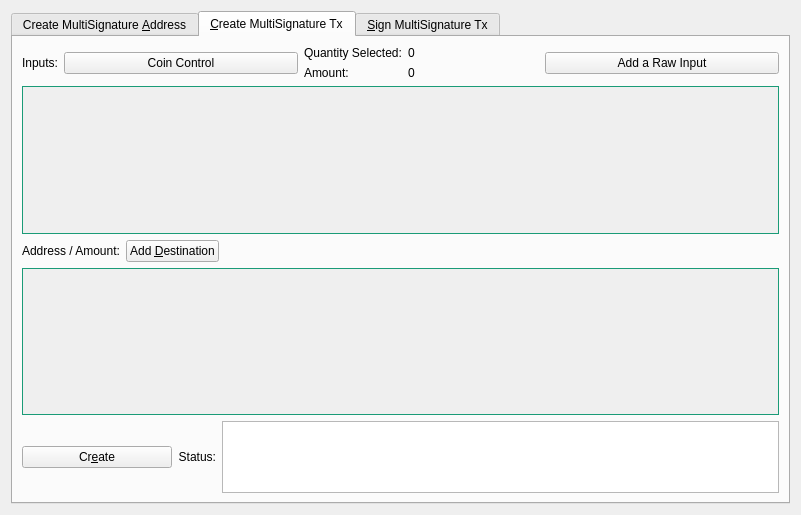
<?xml version="1.0" encoding="UTF-8"?>
<ui version="4.0">
 <class>MultisigDialog</class>
 <widget class="QDialog" name="MultisigDialog">
  <property name="geometry">
   <rect>
    <x>0</x>
    <y>0</y>
    <width>801</width>
    <height>515</height>
   </rect>
  </property>
  <property name="sizePolicy">
   <sizepolicy hsizetype="Fixed" vsizetype="Fixed">
    <horstretch>0</horstretch>
    <verstretch>0</verstretch>
   </sizepolicy>
  </property>
  <property name="windowTitle">
   <string>Multisignature Address Interactions</string>
  </property>
  <layout class="QVBoxLayout" name="verticalLayout_8">
   <item>
    <widget class="QTabWidget" name="multisigTabWidget">
     <property name="styleSheet">
      <string notr="true">QScrollArea{border: 1px solid #1a9b77;}</string>
     </property>
     <property name="currentIndex">
      <number>1</number>
     </property>
     <widget class="QWidget" name="addMultisigTab">
      <property name="sizePolicy">
       <sizepolicy hsizetype="Minimum" vsizetype="Minimum">
        <horstretch>0</horstretch>
        <verstretch>0</verstretch>
       </sizepolicy>
      </property>
      <attribute name="title">
       <string>Create MultiSignature &amp;Address</string>
      </attribute>
      <layout class="QVBoxLayout" name="verticalLayout">
       <item>
        <layout class="QHBoxLayout" name="enterMLayout">
         <item>
          <widget class="QSpinBox" name="enterMSpinbox">
           <property name="sizePolicy">
            <sizepolicy hsizetype="Fixed" vsizetype="Fixed">
             <horstretch>0</horstretch>
             <verstretch>0</verstretch>
            </sizepolicy>
           </property>
           <property name="toolTip">
            <string>How many people must sign to verify a transaction</string>
           </property>
           <property name="minimum">
            <number>1</number>
           </property>
           <property name="maximum">
            <number>15</number>
           </property>
           <property name="value">
            <number>1</number>
           </property>
          </widget>
         </item>
         <item>
          <widget class="QLabel" name="enterMLabel">
           <property name="text">
            <string>Enter the minimum number of signatures required to sign transactions</string>
           </property>
          </widget>
         </item>
        </layout>
       </item>
       <item>
        <layout class="QHBoxLayout" name="addressLabelLayout">
         <item>
          <widget class="QLabel" name="addressLableLabel">
           <property name="text">
            <string>Address Label:</string>
           </property>
          </widget>
         </item>
         <item>
          <widget class="QLineEdit" name="multisigAddressLabel"/>
         </item>
        </layout>
       </item>
       <item>
        <layout class="QHBoxLayout" name="addAddressLayout">
         <item>
          <widget class="QPushButton" name="addAddressButton">
           <property name="toolTip">
            <string>Add another address that could sign to verify a transaction from the multisig address.</string>
           </property>
           <property name="text">
            <string>&amp;Add Address / Key</string>
           </property>
           <property name="icon">
            <iconset resource="../bcz.qrc">
             <normaloff>:/icons/add</normaloff>:/icons/add</iconset>
           </property>
           <property name="autoDefault">
            <bool>false</bool>
           </property>
          </widget>
         </item>
         <item>
          <widget class="QLabel" name="addAddressLabel">
           <property name="sizePolicy">
            <sizepolicy hsizetype="Preferred" vsizetype="Fixed">
             <horstretch>0</horstretch>
             <verstretch>0</verstretch>
            </sizepolicy>
           </property>
           <property name="text">
            <string>Local addresses or public keys that can sign:</string>
           </property>
          </widget>
         </item>
         <item>
          <spacer name="addAddressSpacer_2">
           <property name="orientation">
            <enum>Qt::Horizontal</enum>
           </property>
           <property name="sizeHint" stdset="0">
            <size>
             <width>40</width>
             <height>10</height>
            </size>
           </property>
          </spacer>
         </item>
        </layout>
       </item>
       <item>
        <widget class="QScrollArea" name="addAddressScrollArea">
         <property name="sizePolicy">
          <sizepolicy hsizetype="Preferred" vsizetype="Expanding">
           <horstretch>0</horstretch>
           <verstretch>0</verstretch>
          </sizepolicy>
         </property>
         <property name="widgetResizable">
          <bool>true</bool>
         </property>
         <widget class="QWidget" name="addAddressWidget">
          <property name="geometry">
           <rect>
            <x>0</x>
            <y>0</y>
            <width>759</width>
            <height>166</height>
           </rect>
          </property>
          <layout class="QVBoxLayout" name="verticalLayout_5">
           <item>
            <layout class="QVBoxLayout" name="addressList"/>
           </item>
           <item>
            <spacer name="verticalSpacer">
             <property name="orientation">
              <enum>Qt::Vertical</enum>
             </property>
             <property name="sizeHint" stdset="0">
              <size>
               <width>20</width>
               <height>40</height>
              </size>
             </property>
            </spacer>
           </item>
          </layout>
         </widget>
        </widget>
       </item>
       <item>
        <layout class="QHBoxLayout" name="addMultisigLayout">
         <item>
          <widget class="QPushButton" name="addMultisigButton">
           <property name="sizePolicy">
            <sizepolicy hsizetype="Preferred" vsizetype="Fixed">
             <horstretch>0</horstretch>
             <verstretch>0</verstretch>
            </sizepolicy>
           </property>
           <property name="toolTip">
            <string>Create a new multisig address</string>
           </property>
           <property name="toolTipDuration">
            <number>-3</number>
           </property>
           <property name="text">
            <string>C&amp;reate</string>
           </property>
           <property name="icon">
            <iconset resource="../bcz.qrc">
             <normaloff>:/icons/filesave</normaloff>:/icons/filesave</iconset>
           </property>
           <property name="autoDefault">
            <bool>false</bool>
           </property>
          </widget>
         </item>
         <item>
          <widget class="QLabel" name="label">
           <property name="text">
            <string>Status:</string>
           </property>
          </widget>
         </item>
         <item>
          <widget class="QTextEdit" name="addMultisigStatus">
           <property name="sizePolicy">
            <sizepolicy hsizetype="Expanding" vsizetype="Fixed">
             <horstretch>0</horstretch>
             <verstretch>0</verstretch>
            </sizepolicy>
           </property>
           <property name="maximumSize">
            <size>
             <width>16777215</width>
             <height>75</height>
            </size>
           </property>
           <property name="readOnly">
            <bool>true</bool>
           </property>
           <property name="textInteractionFlags">
            <set>Qt::TextSelectableByKeyboard|Qt::TextSelectableByMouse</set>
           </property>
          </widget>
         </item>
        </layout>
       </item>
       <item>
        <widget class="QLabel" name="label_2">
         <property name="sizePolicy">
          <sizepolicy hsizetype="Preferred" vsizetype="Preferred">
           <horstretch>0</horstretch>
           <verstretch>0</verstretch>
          </sizepolicy>
         </property>
         <property name="text">
          <string>Use below to quickly import an address by its redeem. Don't forget to add a label before clicking import!
Keep in mind, the wallet will rescan the blockchain to find transactions containing the new address.
Please be patient after clicking import.</string>
         </property>
         <property name="scaledContents">
          <bool>false</bool>
         </property>
         <property name="wordWrap">
          <bool>true</bool>
         </property>
        </widget>
       </item>
       <item>
        <layout class="QHBoxLayout" name="importLayout">
         <item>
          <widget class="QPushButton" name="importAddressButton">
           <property name="sizePolicy">
            <sizepolicy hsizetype="Fixed" vsizetype="Fixed">
             <horstretch>0</horstretch>
             <verstretch>0</verstretch>
            </sizepolicy>
           </property>
           <property name="text">
            <string>&amp;Import Redeem</string>
           </property>
           <property name="icon">
            <iconset resource="../bcz.qrc">
             <normaloff>:/icons/receiving_addresses</normaloff>:/icons/receiving_addresses</iconset>
           </property>
          </widget>
         </item>
         <item>
          <widget class="QLineEdit" name="importRedeem">
           <property name="sizePolicy">
            <sizepolicy hsizetype="Preferred" vsizetype="Fixed">
             <horstretch>0</horstretch>
             <verstretch>0</verstretch>
            </sizepolicy>
           </property>
          </widget>
         </item>
        </layout>
       </item>
      </layout>
     </widget>
     <widget class="QWidget" name="createTransactionTab">
      <attribute name="title">
       <string>&amp;Create MultiSignature Tx</string>
      </attribute>
      <layout class="QVBoxLayout" name="verticalLayout_3">
       <item>
        <layout class="QHBoxLayout" name="horizontalLayout_2">
         <item>
          <layout class="QVBoxLayout" name="createTxLayout">
           <item>
            <layout class="QHBoxLayout" name="addTxInputLayout">
             <item>
              <widget class="QLabel" name="addTxInputLabel">
               <property name="sizePolicy">
                <sizepolicy hsizetype="Fixed" vsizetype="Preferred">
                 <horstretch>0</horstretch>
                 <verstretch>0</verstretch>
                </sizepolicy>
               </property>
               <property name="text">
                <string>Inputs:</string>
               </property>
              </widget>
             </item>
             <item>
              <widget class="QPushButton" name="pushButtonCoinControl">
               <property name="sizePolicy">
                <sizepolicy hsizetype="Preferred" vsizetype="Fixed">
                 <horstretch>0</horstretch>
                 <verstretch>0</verstretch>
                </sizepolicy>
               </property>
               <property name="text">
                <string>Coin Control</string>
               </property>
              </widget>
             </item>
             <item>
              <layout class="QFormLayout" name="formLayout_2">
               <property name="rightMargin">
                <number>10</number>
               </property>
               <item row="0" column="0">
                <widget class="QLabel" name="labelQuantity">
                 <property name="text">
                  <string>Quantity Selected:</string>
                 </property>
                </widget>
               </item>
               <item row="0" column="1">
                <widget class="QLabel" name="labelQuantity_int">
                 <property name="text">
                  <string>0</string>
                 </property>
                </widget>
               </item>
               <item row="1" column="0">
                <widget class="QLabel" name="labelAmount">
                 <property name="text">
                  <string>Amount:</string>
                 </property>
                </widget>
               </item>
               <item row="1" column="1">
                <widget class="QLabel" name="labelAmount_int">
                 <property name="text">
                  <string>0</string>
                 </property>
                </widget>
               </item>
              </layout>
             </item>
             <item>
              <widget class="QPushButton" name="addInputButton">
               <property name="sizePolicy">
                <sizepolicy hsizetype="Preferred" vsizetype="Fixed">
                 <horstretch>0</horstretch>
                 <verstretch>0</verstretch>
                </sizepolicy>
               </property>
               <property name="toolTip">
                <string>Add an input to fund the outputs</string>
               </property>
               <property name="text">
                <string>Add a Raw Input</string>
               </property>
               <property name="icon">
                <iconset resource="../bcz.qrc">
                 <normaloff>:/css/default</normaloff>:/css/default</iconset>
               </property>
              </widget>
             </item>
            </layout>
           </item>
           <item>
            <widget class="QScrollArea" name="txInputsScrollArea">
             <property name="sizePolicy">
              <sizepolicy hsizetype="Preferred" vsizetype="Expanding">
               <horstretch>0</horstretch>
               <verstretch>0</verstretch>
              </sizepolicy>
             </property>
             <property name="widgetResizable">
              <bool>true</bool>
             </property>
             <widget class="QWidget" name="txInputsWidget">
              <property name="geometry">
               <rect>
                <x>0</x>
                <y>0</y>
                <width>747</width>
                <height>131</height>
               </rect>
              </property>
              <layout class="QVBoxLayout" name="verticalLayout_7">
               <item>
                <layout class="QVBoxLayout" name="inputsList"/>
               </item>
               <item>
                <spacer name="txInputsSpacer">
                 <property name="orientation">
                  <enum>Qt::Vertical</enum>
                 </property>
                 <property name="sizeHint" stdset="0">
                  <size>
                   <width>20</width>
                   <height>80</height>
                  </size>
                 </property>
                </spacer>
               </item>
              </layout>
             </widget>
            </widget>
           </item>
           <item>
            <layout class="QHBoxLayout" name="addDestinationLayout">
             <item>
              <widget class="QLabel" name="addDestinationLabel">
               <property name="text">
                <string>Address / Amount:</string>
               </property>
              </widget>
             </item>
             <item>
              <widget class="QPushButton" name="addDestinationButton">
               <property name="sizePolicy">
                <sizepolicy hsizetype="Fixed" vsizetype="Fixed">
                 <horstretch>0</horstretch>
                 <verstretch>0</verstretch>
                </sizepolicy>
               </property>
               <property name="toolTip">
                <string>Add destinations to send BCZ to</string>
               </property>
               <property name="text">
                <string>Add &amp;Destination</string>
               </property>
               <property name="icon">
                <iconset resource="../bcz.qrc">
                 <normaloff>:/icons/add</normaloff>:/icons/add</iconset>
               </property>
              </widget>
             </item>
             <item>
              <spacer name="addDestinationHorizontalSpacer">
               <property name="orientation">
                <enum>Qt::Horizontal</enum>
               </property>
               <property name="sizeHint" stdset="0">
                <size>
                 <width>40</width>
                 <height>20</height>
                </size>
               </property>
              </spacer>
             </item>
            </layout>
           </item>
           <item>
            <widget class="QScrollArea" name="destionationsScrollArea">
             <property name="sizePolicy">
              <sizepolicy hsizetype="Expanding" vsizetype="Expanding">
               <horstretch>0</horstretch>
               <verstretch>0</verstretch>
              </sizepolicy>
             </property>
             <property name="widgetResizable">
              <bool>true</bool>
             </property>
             <widget class="QWidget" name="destinationsScrollAreaContents">
              <property name="geometry">
               <rect>
                <x>0</x>
                <y>0</y>
                <width>747</width>
                <height>130</height>
               </rect>
              </property>
              <layout class="QVBoxLayout" name="verticalLayout_11">
               <item>
                <layout class="QVBoxLayout" name="destinationsList"/>
               </item>
               <item>
                <spacer name="destinationsSpacer">
                 <property name="orientation">
                  <enum>Qt::Vertical</enum>
                 </property>
                 <property name="sizeHint" stdset="0">
                  <size>
                   <width>20</width>
                   <height>20</height>
                  </size>
                 </property>
                </spacer>
               </item>
              </layout>
             </widget>
            </widget>
           </item>
           <item>
            <layout class="QHBoxLayout" name="horizontalLayout_4">
             <item>
              <widget class="QPushButton" name="createButton">
               <property name="sizePolicy">
                <sizepolicy hsizetype="Fixed" vsizetype="Fixed">
                 <horstretch>0</horstretch>
                 <verstretch>0</verstretch>
                </sizepolicy>
               </property>
               <property name="minimumSize">
                <size>
                 <width>150</width>
                 <height>0</height>
                </size>
               </property>
               <property name="toolTip">
                <string>Create a transaction object using the given inputs to the given outputs</string>
               </property>
               <property name="text">
                <string>Cr&amp;eate</string>
               </property>
               <property name="icon">
                <iconset resource="../bcz.qrc">
                 <normaloff>:/icons/filesave</normaloff>:/icons/filesave</iconset>
               </property>
               <property name="autoDefault">
                <bool>false</bool>
               </property>
               <property name="default">
                <bool>true</bool>
               </property>
              </widget>
             </item>
             <item>
              <widget class="QLabel" name="createButtonLabel">
               <property name="sizePolicy">
                <sizepolicy hsizetype="Fixed" vsizetype="Preferred">
                 <horstretch>0</horstretch>
                 <verstretch>0</verstretch>
                </sizepolicy>
               </property>
               <property name="text">
                <string>Status:</string>
               </property>
               <property name="alignment">
                <set>Qt::AlignRight|Qt::AlignTrailing|Qt::AlignVCenter</set>
               </property>
              </widget>
             </item>
             <item>
              <widget class="QTextEdit" name="createButtonStatus">
               <property name="sizePolicy">
                <sizepolicy hsizetype="Expanding" vsizetype="Minimum">
                 <horstretch>0</horstretch>
                 <verstretch>0</verstretch>
                </sizepolicy>
               </property>
               <property name="maximumSize">
                <size>
                 <width>16777215</width>
                 <height>16777215</height>
                </size>
               </property>
               <property name="sizeAdjustPolicy">
                <enum>QAbstractScrollArea::AdjustToContents</enum>
               </property>
               <property name="readOnly">
                <bool>true</bool>
               </property>
              </widget>
             </item>
            </layout>
           </item>
          </layout>
         </item>
         <item>
          <layout class="QHBoxLayout" name="horizontalLayout_3"/>
         </item>
        </layout>
       </item>
      </layout>
     </widget>
     <widget class="QWidget" name="signMultisigTransaction">
      <property name="styleSheet">
       <string notr="true">txScrollArea:{
	border: 1px solid #1a9b77;
}
keyScrollArea:{
	border: 1px solid #1a9b77;
}
txScrollArea:{
	border: 1px solid #1a9b77;
}</string>
      </property>
      <attribute name="title">
       <string>&amp;Sign MultiSignature Tx</string>
      </attribute>
      <layout class="QVBoxLayout" name="verticalLayout_4">
       <item>
        <layout class="QHBoxLayout" name="transactionHexLayout">
         <item>
          <widget class="QLabel" name="transactionHexLabel">
           <property name="text">
            <string>Transaction Hex:</string>
           </property>
          </widget>
         </item>
         <item>
          <widget class="QLineEdit" name="transactionHex">
           <property name="toolTip">
            <string/>
           </property>
          </widget>
         </item>
        </layout>
       </item>
       <item>
        <layout class="QHBoxLayout" name="horizontalLayout">
         <item>
          <layout class="QVBoxLayout" name="verticalLayout_2">
           <item>
            <layout class="QHBoxLayout" name="horizontalLayout_7">
             <item>
              <widget class="QPushButton" name="signButton">
               <property name="sizePolicy">
                <sizepolicy hsizetype="Preferred" vsizetype="Fixed">
                 <horstretch>0</horstretch>
                 <verstretch>0</verstretch>
                </sizepolicy>
               </property>
               <property name="minimumSize">
                <size>
                 <width>150</width>
                 <height>0</height>
                </size>
               </property>
               <property name="toolTip">
                <string>Sign the transaction from this wallet or from provided private keys</string>
               </property>
               <property name="text">
                <string>S&amp;ign</string>
               </property>
               <property name="icon">
                <iconset resource="../bcz.qrc">
                 <normaloff>:/icons/sign_message</normaloff>:/icons/sign_message</iconset>
               </property>
               <property name="autoDefault">
                <bool>false</bool>
               </property>
               <property name="default">
                <bool>true</bool>
               </property>
              </widget>
             </item>
             <item>
              <widget class="QPushButton" name="commitButton">
               <property name="enabled">
                <bool>false</bool>
               </property>
               <property name="sizePolicy">
                <sizepolicy hsizetype="Preferred" vsizetype="Fixed">
                 <horstretch>0</horstretch>
                 <verstretch>0</verstretch>
                </sizepolicy>
               </property>
               <property name="toolTip">
                <string>&lt;html&gt;&lt;head/&gt;&lt;body&gt;&lt;p&gt;DISABLED until transaction has been signed enough times.&lt;/p&gt;&lt;/body&gt;&lt;/html&gt;</string>
               </property>
               <property name="autoFillBackground">
                <bool>false</bool>
               </property>
               <property name="text">
                <string>Co&amp;mmit</string>
               </property>
               <property name="icon">
                <iconset resource="../bcz.qrc">
                 <normaloff>:/icons/send</normaloff>:/icons/send</iconset>
               </property>
               <property name="autoDefault">
                <bool>true</bool>
               </property>
              </widget>
             </item>
             <item>
              <layout class="QHBoxLayout" name="addPrivKeyLayout">
               <item>
                <widget class="QPushButton" name="addPrivKeyButton">
                 <property name="sizePolicy">
                  <sizepolicy hsizetype="Fixed" vsizetype="Fixed">
                   <horstretch>0</horstretch>
                   <verstretch>0</verstretch>
                  </sizepolicy>
                 </property>
                 <property name="toolTip">
                  <string>Add private keys to sign the transaction with</string>
                 </property>
                 <property name="text">
                  <string>Add Private &amp;Key</string>
                 </property>
                 <property name="icon">
                  <iconset resource="../bcz.qrc">
                   <normaloff>:/icons/add</normaloff>:/icons/add</iconset>
                 </property>
                </widget>
               </item>
               <item>
                <widget class="QLabel" name="addPrivKeyLabel">
                 <property name="text">
                  <string>Sign with only private keys (Not Recommened)</string>
                 </property>
                </widget>
               </item>
              </layout>
             </item>
            </layout>
           </item>
           <item>
            <layout class="QHBoxLayout" name="horizontalLayout_5">
             <item>
              <widget class="QLabel" name="signButtonStatusLabel">
               <property name="text">
                <string>Status:</string>
               </property>
              </widget>
             </item>
             <item>
              <widget class="QTextEdit" name="signButtonStatus">
               <property name="sizePolicy">
                <sizepolicy hsizetype="Expanding" vsizetype="Preferred">
                 <horstretch>0</horstretch>
                 <verstretch>0</verstretch>
                </sizepolicy>
               </property>
               <property name="maximumSize">
                <size>
                 <width>16777215</width>
                 <height>16777215</height>
                </size>
               </property>
               <property name="verticalScrollBarPolicy">
                <enum>Qt::ScrollBarAsNeeded</enum>
               </property>
               <property name="readOnly">
                <bool>true</bool>
               </property>
               <property name="textInteractionFlags">
                <set>Qt::TextSelectableByKeyboard|Qt::TextSelectableByMouse</set>
               </property>
              </widget>
             </item>
            </layout>
           </item>
           <item>
            <widget class="QScrollArea" name="keyScrollArea">
             <property name="sizePolicy">
              <sizepolicy hsizetype="Expanding" vsizetype="Expanding">
               <horstretch>0</horstretch>
               <verstretch>0</verstretch>
              </sizepolicy>
             </property>
             <property name="sizeAdjustPolicy">
              <enum>QAbstractScrollArea::AdjustToContents</enum>
             </property>
             <property name="widgetResizable">
              <bool>true</bool>
             </property>
             <widget class="QWidget" name="keyScrollAreaContents">
              <property name="geometry">
               <rect>
                <x>0</x>
                <y>0</y>
                <width>755</width>
                <height>168</height>
               </rect>
              </property>
              <layout class="QVBoxLayout" name="verticalLayout_9">
               <item>
                <layout class="QVBoxLayout" name="keyList"/>
               </item>
               <item>
                <spacer name="keySpacer">
                 <property name="orientation">
                  <enum>Qt::Vertical</enum>
                 </property>
                 <property name="sizeHint" stdset="0">
                  <size>
                   <width>20</width>
                   <height>20</height>
                  </size>
                 </property>
                </spacer>
               </item>
              </layout>
             </widget>
            </widget>
           </item>
          </layout>
         </item>
        </layout>
       </item>
      </layout>
     </widget>
    </widget>
   </item>
  </layout>
 </widget>
 <resources>
  <include location="../bcz.qrc"/>
 </resources>
 <connections/>
</ui>
